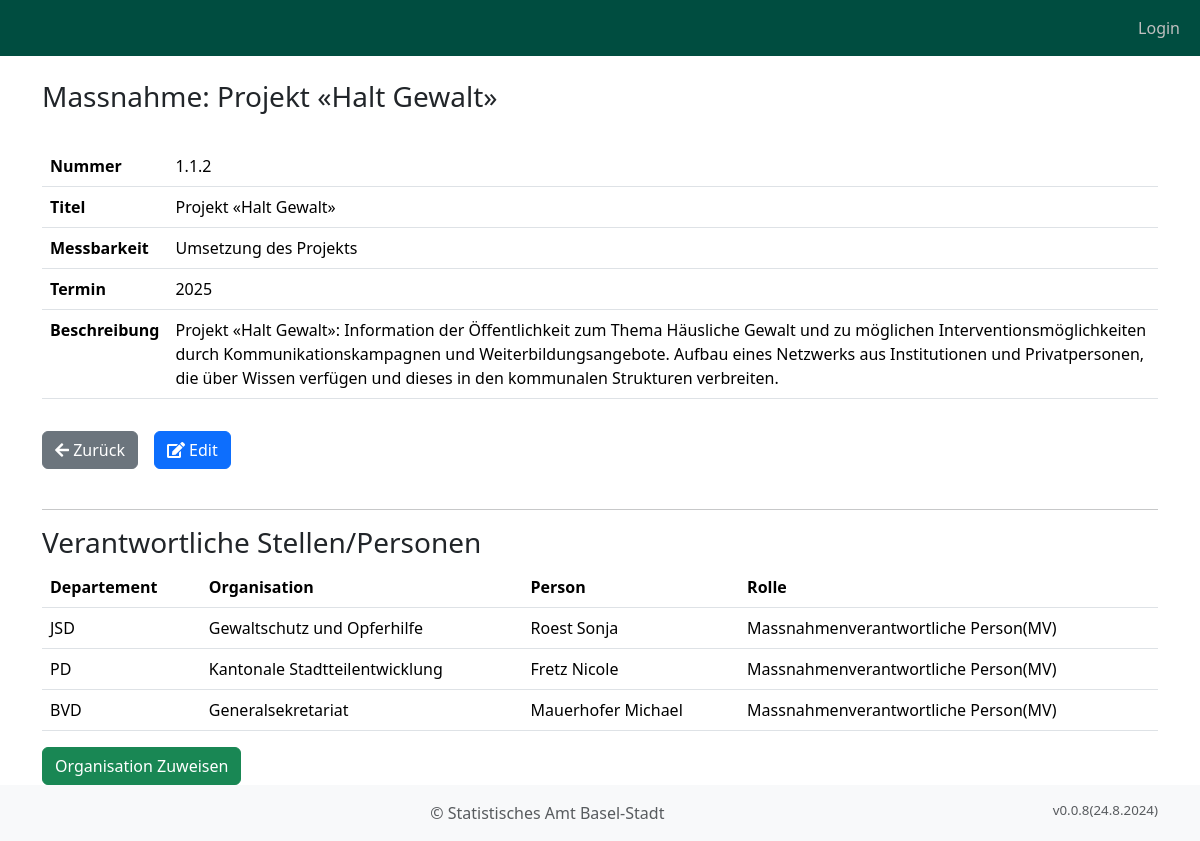
Screenshot of /massnahme/329/ with the database file from the repository.
### objective_manager_app/models.py (models this page shows, shortened)
class BusinessObject(models.Model):
    typ = models.ForeignKey("BusinessObjectTyp", on_delete=models.CASCADE, related_name="typ")
    vorgaenger = models.ForeignKey("self", on_delete=models.CASCADE, null=True, blank=True)
    kuerzel = models.CharField(max_length=10, verbose_name="Nummer")
    titel = models.CharField(max_length=200, verbose_name="Titel")
    beschreibung = models.TextField(verbose_name="Beschreibung")
    erstellt_am = models.DateTimeField(auto_now_add=True, verbose_name="Erstellt am")
    erstellt_von = models.ForeignKey(User, on_delete=models.CASCADE, verbose_name="Erstellt von", blank=True)
    aufwand_personen_tage_plan = models.DecimalField(max_digits=10, decimal_places=2, verbose_name="Aufwand Personentage", default=0)
    aufwand_tsd_chf_plan = models.DecimalField(max_digits=10, decimal_places=2, verbose_name="Aufwand tsd CHF", default=0)
    jahr_start = models.IntegerField(verbose_name="Jahr Start", default=datetime.now().year)
    jahr_ende = models.IntegerField(verbose_name="Jahr Ende", default=datetime.now().year)
    anmerkung_initialisierung = models.TextField(verbose_name="Pol. Vorstoss", null=True, blank=True)
    mess_groesse = models.CharField(max_length=200, verbose_name="Messbarkeit", blank=True, null=True)
    bestehende_massnahme = models.ForeignKey("NeuBestehend", on_delete=models.CASCADE, blank=True, null=True, default=5, related_name="bestehende_massnahme", verbose_name="Bestehende/Neue Massnahme")
    objects = models.Manager()
    handlungsfelder = HandlungsfeldManager()
    ziele = ZielManager()
    massnahmen = MassnahmeManager()

class MassnahmeOrganisation(models.Model):
    massnahme = models.ForeignKey(BusinessObject, on_delete=models.CASCADE)
    organisation = models.ForeignKey(Organisation, on_delete=models.CASCADE)
    person = models.ForeignKey(Person, on_delete=models.CASCADE, default=1)
    bemerkungen = models.TextField(max_length=500, verbose_name="Bemerkungen", null=True, blank=True)
    rolle = models.ForeignKey("Rolle", on_delete=models.CASCADE, default=7)

class Organisation(models.Model):
    departement = models.CharField(max_length=200)
    dienststelle = models.CharField(max_length=200)
    bereich = models.CharField(max_length=200)
    departement_kuerzel = models.CharField(max_length=200)
    dienststelle_kuerzel = models.CharField(max_length=200)
    bereich_kuerzel = models.CharField(max_length=200)
    class Meta:
        ordering = ['departement_kuerzel', 'dienststelle']

class Person(models.Model):
    user = models.OneToOneField(User, on_delete=models.CASCADE, blank=True, null=True)
    vorname = models.CharField(verbose_name= 'Vorname', max_length=200)
    nachname = models.CharField(verbose_name= 'Nachname', max_length=200)
    email = models.EmailField(verbose_name= 'Email', max_length=200, null=True, blank=True)
    telefon = models.CharField(verbose_name= 'Telefon', max_length=200, null=True, blank=True)
    organisation = models.ForeignKey(Organisation, on_delete=models.CASCADE)
    erstellt_am = models.DateTimeField(auto_now_add=True)
    class Meta:
        ordering = ['nachname', 'vorname']
    def __str__(self):
        return f"{self.nachname} {self.vorname}"

class Code(models.Model):
    kategorie = models.ForeignKey(CodeKategorie, on_delete=models.CASCADE)
    kuerzel = models.CharField(max_length=10)
    titel = models.CharField(max_length=10)
    beschreibung = models.CharField(max_length=200)
    def __str__(self):
        return self.titel

### objective_manager_app/views.py (the view)
# urls.py: path("massnahme/<int:pk>/", views.massnahme_detail, name="massnahme_detail"),
def massnahme_detail(request, pk):
    massnahme = get_object_or_404(BusinessObject, pk=pk)
    massnahme_orgs = MassnahmeOrganisation.objects.filter(massnahme=massnahme)
    context = {
        'massnahme': massnahme,
        'massnahme_orgs': massnahme_orgs,
    }
    return render(
        request,
        "objective_manager_app/massnahme_detail.html",
        context,
    )

### objective_manager_app/templatetags/custom_filters.py (called while the page is built)
@register.filter(name='is_in_group')
def is_in_group(user, group_name):
    if user.is_authenticated:
        return user.groups.filter(name=group_name).exists()
    return False

### templates/objective_manager_app/massnahme_detail.html (shortened to what this page needs)
{% extends "base.html" %}
{% load custom_filters %}
{% block content %}
    <div class="container">
        <h3>Massnahme: {{massnahme.titel}}</h3>
        <br/>
        <table class="table">
            <tr>
                <th>Nummer</th><td>{{massnahme.kuerzel}}</td>
            </tr>
            <tr>
                <th>Titel</th><td>{{massnahme.titel}}</td>
            </tr>
            <tr>
                <th>Messbarkeit</th><td>{{massnahme.mess_groesse}}</td>
            </tr>
            <tr>
                <th>Termin</th><td>{{massnahme.jahr_ende}}</td>
            </tr>
            {% if massnahme.beschreibung %}
            <tr>
                <th>Beschreibung</th><td>{{massnahme.beschreibung}}</td>
            </tr>
            {% endif %}
        </table>
         <div class="d-flex align-items-start">
            <button onclick="goBack()" class="btn btn-secondary mt-3">
                <i class="fas fa-arrow-left"></i> Zurück
            </button>
            <a href="{% url 'massnahme_edit' massnahme.pk %}" class="btn btn-primary ms-3 mt-3">
                <i class="fas fa-edit"></i> Edit
            </a>
        </div>
        <br>
        <hr>
        <h3>Verantwortliche Stellen/Personen</h3>
        <table class="table">
            <thead>
                <tr>
                    <th>Departement</th>
                    <th>Organisation</th>
                    <th>Person</th>
                    <th>Rolle</th>
                </tr>
            </thead>
            {% for mo in massnahme_orgs %}
                <tr>
                    <td>{{ mo.organisation.departement_kuerzel }}</td>
                    <td>{{ mo.organisation.bereich }}</td>
                    <td>{{ mo.person }}</td>
                    <td>{{ mo.rolle }}</td>
                </tr>
            {% endfor %}
        </table>
        <button type="button" class="btn btn-success" onclick="window.location.href='{% url "massnahme_org_create" massnahme.pk %}'">Organisation Zuweisen</button>
    </div>
{% endblock %}

### static/css/styles.css (style rules this page uses)
.d-flex { display: flex; align-items: center; }

### rows the page displays
BusinessObject: titel "Projekt «Halt Gewalt»", kuerzel "1.1.2", mess_groesse "Umsetzung des Projekts", jahr_ende "2025", beschreibung "Projekt «Halt Gewalt»: Information der Öffentlichkeit zum Thema Häusliche Gewalt und zu möglichen Interventionsmöglichkeiten durch Kommunikationskampagnen und Weiterbildungsangebote. Aufbau eines Netzwerks aus Institutionen und Privatpersonen, die über Wissen verfügen und dieses in den kommunalen Strukturen verbreiten."
MassnahmeOrganisation: organisation.departement_kuerzel "JSD", organisation.bereich "Gewaltschutz und Opferhilfe", person "Roest Sonja", rolle "Massnahmenverantwortliche Person(MV)"
MassnahmeOrganisation: organisation.departement_kuerzel "PD", organisation.bereich "Kantonale Stadtteilentwicklung", person "Fretz Nicole", rolle "Massnahmenverantwortliche Person(MV)"
MassnahmeOrganisation: organisation.departement_kuerzel "BVD", organisation.bereich "Generalsekretariat", person "Mauerhofer Michael", rolle "Massnahmenverantwortliche Person(MV)"
